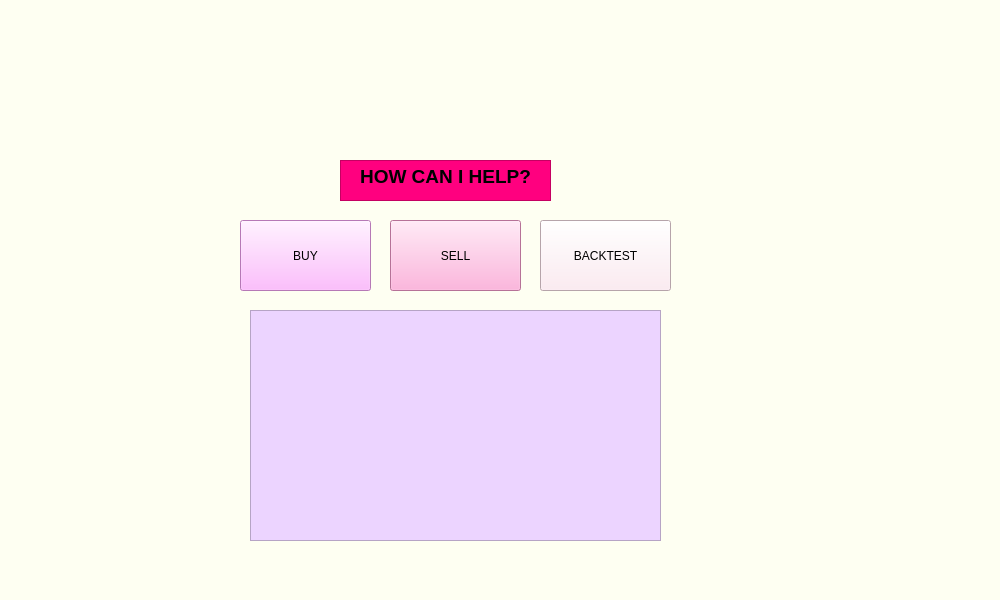
<?xml version="1.0" encoding="UTF-8"?>
<ui version="4.0">
 <class>Widget</class>
 <widget class="QWidget" name="Widget">
  <property name="geometry">
   <rect>
    <x>0</x>
    <y>0</y>
    <width>1000</width>
    <height>600</height>
   </rect>
  </property>
  <property name="cursor">
   <cursorShape>PointingHandCursor</cursorShape>
  </property>
  <property name="mouseTracking">
   <bool>true</bool>
  </property>
  <property name="windowTitle">
   <string>Widget</string>
  </property>
  <property name="styleSheet">
   <string notr="true">background-color: rgb(254, 255, 242)</string>
  </property>
  <widget class="QPushButton" name="pushButton">
   <property name="geometry">
    <rect>
     <x>240</x>
     <y>220</y>
     <width>131</width>
     <height>71</height>
    </rect>
   </property>
   <property name="toolTip">
    <string>&lt;html&gt;&lt;head/&gt;&lt;body&gt;&lt;p&gt;&lt;span style=&quot; color:#5500ff;&quot;&gt;BUY&lt;/span&gt;&lt;/p&gt;&lt;/body&gt;&lt;/html&gt;</string>
   </property>
   <property name="styleSheet">
    <string notr="true">background-color: rgb(255, 170, 255);
</string>
   </property>
   <property name="text">
    <string>BUY</string>
   </property>
  </widget>
  <widget class="QPushButton" name="pushButton_2">
   <property name="geometry">
    <rect>
     <x>390</x>
     <y>220</y>
     <width>131</width>
     <height>71</height>
    </rect>
   </property>
   <property name="styleSheet">
    <string notr="true">background-color: rgb(255, 160, 211);</string>
   </property>
   <property name="text">
    <string>SELL</string>
   </property>
  </widget>
  <widget class="QTextEdit" name="textEdit">
   <property name="geometry">
    <rect>
     <x>250</x>
     <y>310</y>
     <width>411</width>
     <height>231</height>
    </rect>
   </property>
   <property name="styleSheet">
    <string notr="true">background-color:rgb(236, 212, 255)</string>
   </property>
   <property name="html">
    <string>&lt;!DOCTYPE HTML PUBLIC &quot;-//W3C//DTD HTML 4.0//EN&quot; &quot;http://www.w3.org/TR/REC-html40/strict.dtd&quot;&gt;
&lt;html&gt;&lt;head&gt;&lt;meta name=&quot;qrichtext&quot; content=&quot;1&quot; /&gt;&lt;meta charset=&quot;utf-8&quot; /&gt;&lt;style type=&quot;text/css&quot;&gt;
p, li { white-space: pre-wrap; }
hr { height: 1px; border-width: 0; }
li.unchecked::marker { content: &quot;\2610&quot;; }
li.checked::marker { content: &quot;\2612&quot;; }
&lt;/style&gt;&lt;/head&gt;&lt;body style=&quot; font-family:'Segoe UI'; font-size:9pt; font-weight:400; font-style:normal;&quot;&gt;
&lt;p align=&quot;center&quot; style=&quot;-qt-paragraph-type:empty; margin-top:0px; margin-bottom:0px; margin-left:0px; margin-right:0px; -qt-block-indent:0; text-indent:0px;&quot;&gt;&lt;br /&gt;&lt;/p&gt;&lt;/body&gt;&lt;/html&gt;</string>
   </property>
  </widget>
  <widget class="QPushButton" name="pushButton_3">
   <property name="geometry">
    <rect>
     <x>540</x>
     <y>220</y>
     <width>131</width>
     <height>71</height>
    </rect>
   </property>
   <property name="styleSheet">
    <string notr="true">background-color: rgb(255, 230, 238)</string>
   </property>
   <property name="text">
    <string>BACKTEST</string>
   </property>
  </widget>
  <widget class="QTextEdit" name="textEdit_2">
   <property name="geometry">
    <rect>
     <x>340</x>
     <y>160</y>
     <width>211</width>
     <height>41</height>
    </rect>
   </property>
   <property name="styleSheet">
    <string notr="true">background-color: rgb(255, 0, 127);</string>
   </property>
   <property name="html">
    <string>&lt;!DOCTYPE HTML PUBLIC &quot;-//W3C//DTD HTML 4.0//EN&quot; &quot;http://www.w3.org/TR/REC-html40/strict.dtd&quot;&gt;
&lt;html&gt;&lt;head&gt;&lt;meta name=&quot;qrichtext&quot; content=&quot;1&quot; /&gt;&lt;meta charset=&quot;utf-8&quot; /&gt;&lt;style type=&quot;text/css&quot;&gt;
p, li { white-space: pre-wrap; }
hr { height: 1px; border-width: 0; }
li.unchecked::marker { content: &quot;\2610&quot;; }
li.checked::marker { content: &quot;\2612&quot;; }
&lt;/style&gt;&lt;/head&gt;&lt;body style=&quot; font-family:'Segoe UI'; font-size:9pt; font-weight:400; font-style:normal;&quot;&gt;
&lt;p align=&quot;center&quot; style=&quot; margin-top:0px; margin-bottom:0px; margin-left:0px; margin-right:0px; -qt-block-indent:0; text-indent:0px;&quot;&gt;&lt;span style=&quot; font-size:14pt; font-weight:700;&quot;&gt;HOW CAN I HELP?&lt;/span&gt;&lt;/p&gt;&lt;/body&gt;&lt;/html&gt;</string>
   </property>
  </widget>
 </widget>
 <resources/>
 <connections/>
</ui>
